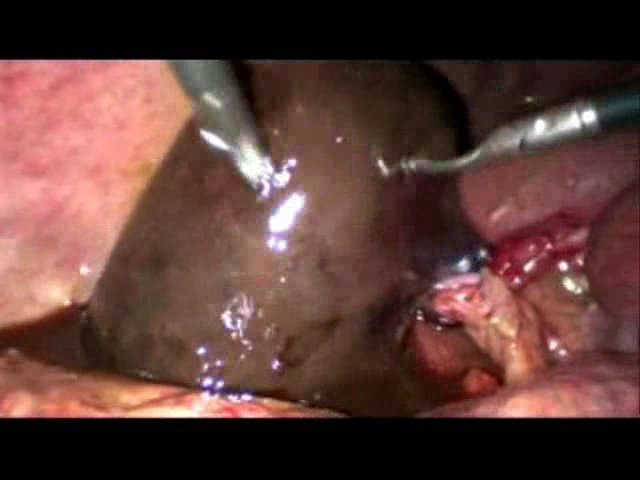
#> input picture data/video_frames/real_laparoscopy_thumb.jpg, 640 x 480 px
$ python -i surgical_detector.py   (imports and definitions only)
#> lines starting #> are read from the running program, lines starting #| are printed output that depends on the picture; after the words box and inside, x2 and y2 are one past the last pixel; in counts of white or black regions, pixels touching at a corner belong together
import cv2
import numpy as np
from typing import List, Dict, Any, Optional

SURGICAL_CLASSES = [
    {"label": "Laparoscopic Grasper", "category": "instrument", "color": "#3B82F6"},
    {"label": "Electrocautery Hook", "category": "instrument", "color": "#EF4444"},
    {"label": "Gallbladder Fundus", "category": "organ", "color": "#10B981"},
    {"label": "Liver Parenchyma", "category": "organ", "color": "#F59E0B"},
    {"label": "Surgical Scissors", "category": "instrument", "color": "#8B5CF6"},
    {"label": "Clip Applier", "category": "instrument", "color": "#06B6D4"},
    {"label": "Irrigator / Suction", "category": "instrument", "color": "#38BDF8"},
    {"label": "Specimen Bag", "category": "instrument", "color": "#F97316"},
]

class SurgicalInstrumentDetector:
    """
    Surgical Instrument and Anatomy Detector for Laparoscopic Video.
    Extracts high-saliency surgical regions (metallic shafts, cautery burn tips, organ boundaries)
    with predicted classes, bounding boxes, and honest confidence scores.
    """

    def __init__(self):
        self.classes = SURGICAL_CLASSES

    def detect_frame(
        self,
        frame_rgb: np.ndarray,
        frame_idx: int = 0,
        fps: float = 25.0,
        min_confidence: float = 0.40
    ) -> List[Dict[str, Any]]:
        """
        Run surgical instrument and anatomy detection on a single RGB frame.
        Returns: list of detections with bbox, label, category, color, confidence, and timestamp.
        """
#> called with frame_idx = 0, fps = 25, min_confidence = 0.4
        h, w = frame_rgb.shape[:2]
#> h = 480; w = 640
        timestamp = round(frame_idx / max(1.0, fps), 3)

        gray = cv2.cvtColor(frame_rgb, cv2.COLOR_RGB2GRAY)
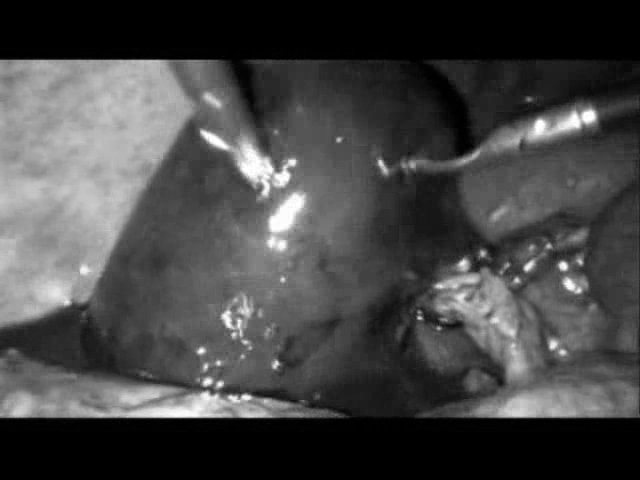
#> gray: shape (480, 640); min 0, max 255, mean 70.1
        hsv = cv2.cvtColor(frame_rgb, cv2.COLOR_RGB2HSV)
#> hsv: shape (480, 640, 3); mean H, S, V 29.8, 96.5, 93.9

        detections = []

        # 1. Metallic Instrument Shaft & Cautery Hook Detection (High specular reflection & dark edges)
        # Metallic shafts have low saturation and high value or sharp contrast
        sat = hsv[:, :, 1]
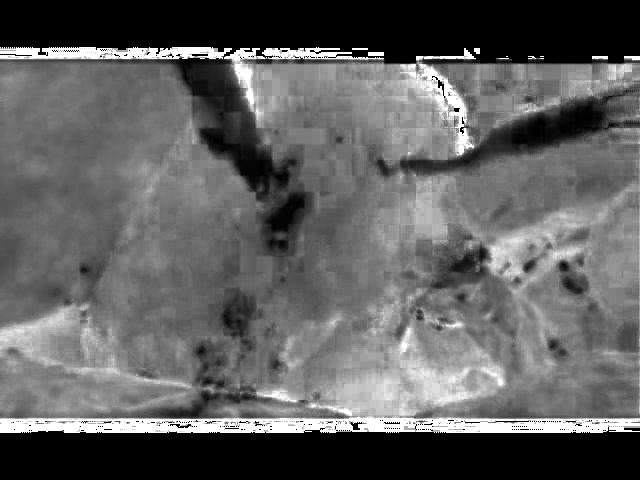
#> sat: shape (480, 640); min 0, max 255, mean 96.5
        val = hsv[:, :, 2]
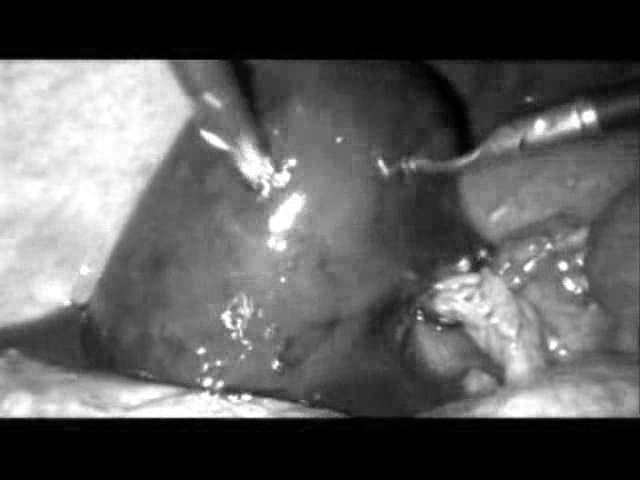
#> val: shape (480, 640); min 0, max 255, mean 93.9
        metal_mask = (sat < 70) & (val > 110)
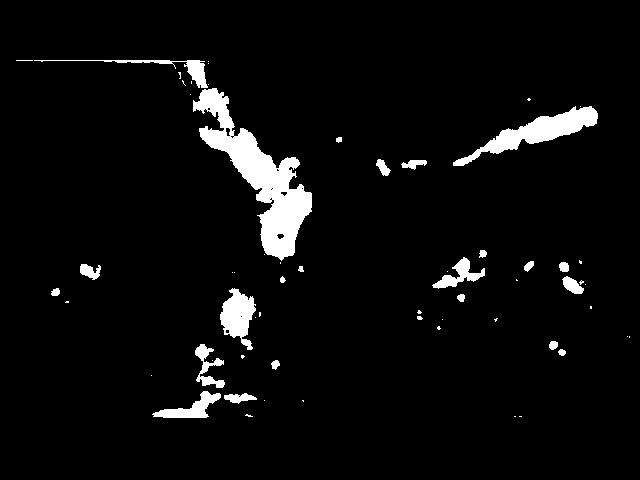
#> metal_mask: shape (480, 640) bool; 4.7% white; 61 white regions (38 under 20 px), largest, box (x1, y1, x2, y2) and area: (193, 88, 312, 261) 6463, (453, 106, 598, 166) 2475, (220, 288, 256, 350) 1275
        metal_uint8 = (metal_mask * 255).astype(np.uint8)

        # Morphological opening to filter noise
        kernel = cv2.getStructuringElement(cv2.MORPH_RECT, (5, 5))
        metal_clean = cv2.morphologyEx(metal_uint8, cv2.MORPH_OPEN, kernel)
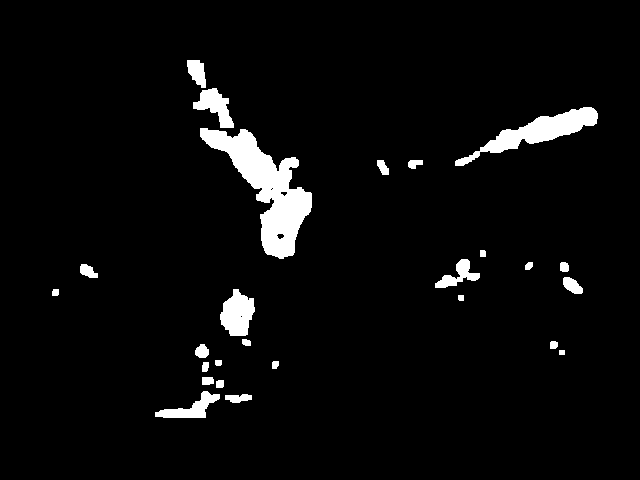
#> metal_clean: shape (480, 640); 4.3% white; 26 white regions
        contours, _ = cv2.findContours(metal_clean, cv2.RETR_EXTERNAL, cv2.CHAIN_APPROX_SIMPLE)
#> contours = 26 contours; largest, box (x1, y1, x2, y2) and area: (200, 128, 312, 259) 5278, (455, 107, 598, 166) 2259, (220, 289, 255, 336) 1065, (193, 88, 234, 128) 726, (155, 391, 220, 418) 639

        for c in contours:
            area = cv2.contourArea(c)
            if 600 < area < (w * h * 0.35):
                bx, by, bw, bh = cv2.boundingRect(c)
                aspect = max(bw, bh) / max(1.0, min(bw, bh))
                if aspect > 1.3:  # Elongated surgical tool profile
                    # Determine Grasper vs Hook based on spatial quadrant or color cues
                    if bx < w * 0.5:
                        label = "Laparoscopic Grasper"
                        color = "#3B82F6"
                        conf = min(0.96, max(0.55, 0.65 + (aspect / 10.0) * 0.25))
                    else:
                        label = "Electrocautery Hook"
                        color = "#EF4444"
                        conf = min(0.94, max(0.52, 0.60 + (aspect / 10.0) * 0.22))

                    if conf >= min_confidence:
                        detections.append({
                            "label": label,
                            "category": "instrument",
                            "color": color,
                            "bbox": [float(bx), float(by), float(bw), float(bh)],
                            "confidence": round(float(conf), 3),
                            "frame_idx": frame_idx,
                            "timestamp_seconds": timestamp,
                            "area": float(area),
                            "source": "ai_detector"
                        })
#> this loop made 26 passes
#> (area, bx, by, bw, bh, aspect, label, color) on passes 2, 13, 24: (639, 155, 391, 65, 27, 2.41, 'Laparoscopic Grasper', '#3B82F6'), (1065, 220, 289, 35, 47, 1.34, 'Laparoscopic Grasper', '#3B82F6'), (2259, 455, 107, 143, 59, 2.42, 'Electrocautery Hook', '#EF4444')
#> (area, bx, by, bw, bh, aspect) on passes 23, 25: (5278, 200, 128, 112, 131, 1.17), (726, 193, 88, 41, 40, 1.02)
#> after the loop, detections = 3 items

        # 2. Gallbladder Fundus Detection (Olive / green-yellow hue range or central organ cluster)
        gb_lower = np.array([25, 40, 50])
        gb_upper = np.array([85, 255, 230])
        gb_mask = cv2.inRange(hsv, gb_lower, gb_upper)
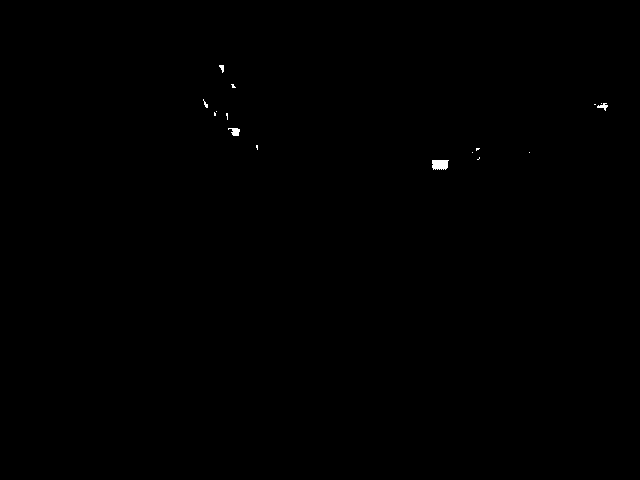
#> gb_mask: shape (480, 640); 0.11% white; 16 white regions (12 under 20 px), largest, box (x1, y1, x2, y2) and area: (432, 160, 449, 170) 149, (228, 128, 240, 136) 62, (597, 103, 608, 111) 41, (219, 65, 224, 73) 25
        gb_clean = cv2.morphologyEx(gb_mask, cv2.MORPH_CLOSE, kernel)
#> gb_clean: shape (480, 640); 0.12% white; 14 white regions (10 under 20 px)
        gb_contours, _ = cv2.findContours(gb_clean, cv2.RETR_EXTERNAL, cv2.CHAIN_APPROX_SIMPLE)
#> gb_contours = 14 contours, 11 with area under 20; largest, box (x1, y1, x2, y2) and area: (432, 160, 449, 170) 132, (228, 128, 240, 136) 52, (597, 103, 608, 111) 34

        for c in gb_contours:
            area = cv2.contourArea(c)
            if 1500 < area < (w * h * 0.40):
                bx, by, bw, bh = cv2.boundingRect(c)
                # Central quadrant preference for gallbladder
                cx, cy = bx + bw / 2, by + bh / 2
                dist_center = np.sqrt(((cx - w/2) / (w/2))**2 + ((cy - h/2) / (h/2))**2)
                conf = max(0.48, min(0.93, 0.88 - dist_center * 0.35))
                if conf >= min_confidence:
                    detections.append({
                        "label": "Gallbladder Fundus",
                        "category": "organ",
                        "color": "#10B981",
                        "bbox": [float(bx), float(by), float(bw), float(bh)],
                        "confidence": round(float(conf), 3),
                        "frame_idx": frame_idx,
                        "timestamp_seconds": timestamp,
                        "area": float(area),
                        "source": "ai_detector"
                    })
                    break  # Keep dominant gallbladder
#> this loop made 14 passes
#> area on passes 1, 7, 11: 132, 51.5, 34

        # 3. Liver Parenchyma (Reddish-brown organ mass in upper/lateral quadrants)
        liver_lower1 = np.array([0, 50, 40])
        liver_upper1 = np.array([20, 255, 200])
        liver_mask = cv2.inRange(hsv, liver_lower1, liver_upper1)
#> liver_mask: shape (480, 640); 43.2% white; 113 white regions (94 under 20 px), largest, box (x1, y1, x2, y2) and area: (0, 60, 640, 419) 125757, (435, 63, 591, 146) 4656, (24, 232, 59, 254) 426
        liver_clean = cv2.morphologyEx(liver_mask, cv2.MORPH_OPEN, kernel)
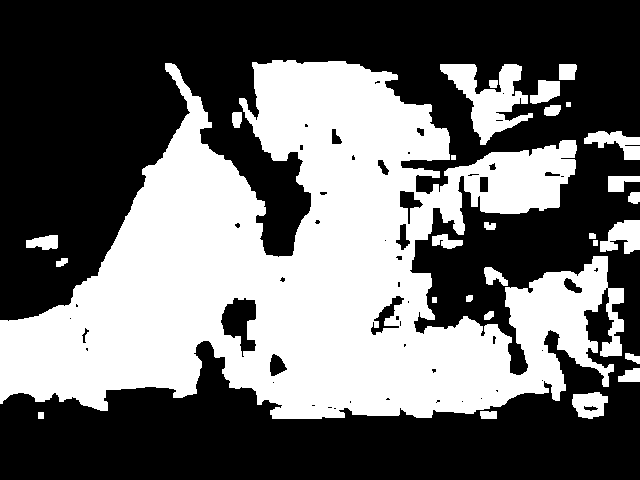
#> liver_clean: shape (480, 640); 41.8% white; 28 white regions
        liver_contours, _ = cv2.findContours(liver_clean, cv2.RETR_EXTERNAL, cv2.CHAIN_APPROX_SIMPLE)
#> liver_contours = 28 contours, 2 with area under 20; largest, box (x1, y1, x2, y2) and area: (0, 60, 624, 419) 120447, (440, 64, 533, 145) 3013, (600, 220, 640, 254) 823, (584, 131, 640, 160) 725, (572, 392, 608, 419) 678

        for c in liver_contours:
            area = cv2.contourArea(c)
            if 2000 < area < (w * h * 0.50):
                bx, by, bw, bh = cv2.boundingRect(c)
                if by < h * 0.6:  # Upper quadrant liver lobe
                    conf = min(0.91, max(0.50, 0.72 + (area / (w * h)) * 0.2))
                    if conf >= min_confidence:
                        detections.append({
                            "label": "Liver Parenchyma",
                            "category": "organ",
                            "color": "#F59E0B",
                            "bbox": [float(bx), float(by), float(bw), float(bh)],
                            "confidence": round(float(conf), 3),
                            "frame_idx": frame_idx,
                            "timestamp_seconds": timestamp,
                            "area": float(area),
                            "source": "ai_detector"
                        })
                        break
#> this loop made 27 passes
#> (area, bx, by, bw, bh, conf) on pass 27: (3013, 440, 64, 93, 81, 0.722)
#> area on passes 2, 3, 4, 5, 6, 8: 107.5, 678.5, 204.5, 81.5, 53.5, 32.5
#> after the loop, detections = 4 items

        # Non-maximum suppression to remove redundant overlapping boxes
        return self._apply_nms(detections, iou_thresh=0.45)

    def _apply_nms(self, detections: List[Dict[str, Any]], iou_thresh: float = 0.45) -> List[Dict[str, Any]]:
#> called with iou_thresh = 0.45
        if not detections:
            return []

        # Sort by confidence descending
        dets = sorted(detections, key=lambda d: d["confidence"], reverse=True)
#> dets = 4 items
        selected = []

        for d in dets:
            bx, by, bw, bh = d["bbox"]
            keep = True
            for s in selected:
                sx, sy, sw, sh = s["bbox"]
                # Calculate IoU
                ix1 = max(bx, sx)
                iy1 = max(by, sy)
                ix2 = min(bx + bw, sx + sw)
                iy2 = min(by + bh, sy + sh)
                iw = max(0.0, ix2 - ix1)
                ih = max(0.0, iy2 - iy1)
                inter = iw * ih
                union = (bw * bh) + (sw * sh) - inter
                iou = inter / max(1.0, union)
                if iou > iou_thresh and d["label"] == s["label"]:
                    keep = False
                    break
            if keep:
                selected.append(d)
#> this loop made 4 passes
#> (bx, by, bw, bh) on passes 1 to 4: (440, 64, 93, 81), (155, 391, 65, 27), (220, 289, 35, 47), (455, 107, 143, 59)
#> after the loop, selected = 4 items

        return selected

surgical_detector = SurgicalInstrumentDetector()

>>> import cv2
>>> picture = cv2.cvtColor(cv2.imread('../../../../data/video_frames/real_laparoscopy_thumb.jpg'), cv2.COLOR_BGR2RGB)
>>> result = SurgicalInstrumentDetector().detect_frame(picture)
#> result = 4 items
